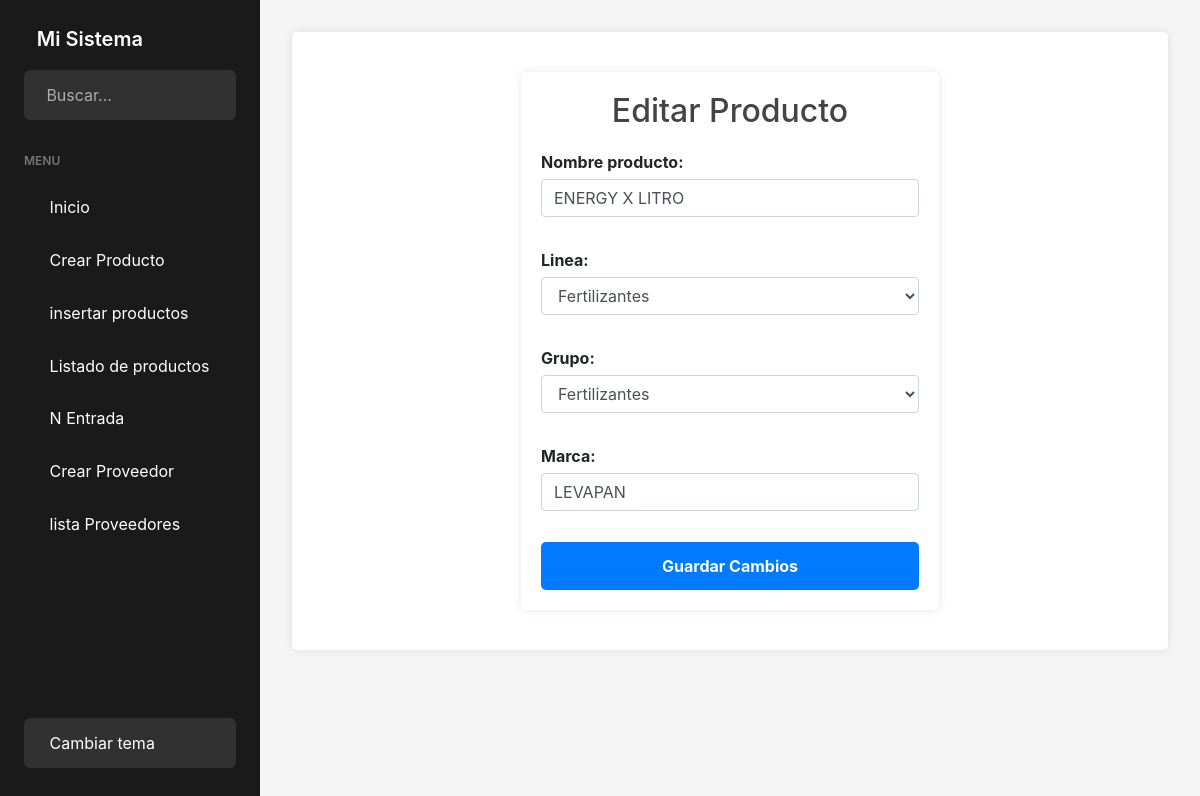
The page /editar-producto/8131830456/ on the database its author committed.
### APP_PM/models.py (models this page shows, shortened)
class Crear_producto(models.Model):
    LINEA_OPCIONES = [
        ('001', 'Fertilizantes'),
        ('002', 'Bioinsumos'),
        ('003', 'Materia Prima'),
        ('004', 'Coayudantes'),
        ('005', 'Comercializacion de productos'),
        ('006', 'Equipos de pulverizador'),
        ('007', 'Fungicidas'),
        ('008', 'Herbicidas'),
        ('009', 'Insecticidas'),
        ('010', 'Insumos'),
        ('011', 'Mercancia en Consignacion'),
        ('012', 'Productos fabricados - No Propios'),
    ]
    GRUPO_OPCIONES = [
        ('001', 'Biofungicidas'),
        ('002', 'Comercializacion de productos'),
        ('003', 'Materia Prima'),
        ('004', 'Fertilizantes'),
        ('005', 'Foliares'),
        ('006', 'Granulados'),
        ('007', 'Insumos'),
        ('008', 'Liquido'),
        ('009', 'Organicos'),
        ('010', 'Polvo'),
        ('011', 'Productos fabricados - No Propios'),
        ('012', 'Pulverizador Liquido'),
    ]
    id_producto = models.CharField(max_length=10, unique=True, editable=False, blank=True)
    nombre_producto = models.CharField(max_length=100)
    linea = models.CharField(max_length=100, choices=LINEA_OPCIONES)
    grupo = models.CharField(max_length=100, choices=GRUPO_OPCIONES)
    marca = models.CharField(max_length=100)

### APP_PM/views.py (the view)
# urls.py: path('editar-producto/<str:producto_id>/', views.editar_producto, name='editar_producto'),
def editar_producto(request, producto_id):
    producto = get_object_or_404(Crear_producto, id_producto=producto_id)
    if request.method == 'POST':
        form = CrearProductoForm(request.POST, instance=producto)
        if form.is_valid():
            form.save()
            return redirect('productos_creados', producto_id=producto.id_producto)
    else:
        form = CrearProductoForm(instance=producto)
    return render(request, 'Productos/Edita_producto.html', {'form': form})

### APP_PM/forms.py
class CrearProductoForm(forms.ModelForm):
    class Meta:
        model = Crear_producto
        fields = [ 'nombre_producto', 'linea', 'grupo',  'marca']
        widgets = {
            'linea': forms.Select(attrs={'class': 'form-control'}),
            'grupo': forms.Select(attrs={'class': 'form-control'}),
            'nombre_producto': forms.TextInput(attrs={'class': 'form-control'}),
            'marca': forms.TextInput(attrs={'class': 'form-control'}),
        }

### APP_PM/templates/Productos/Edita_producto.html (shortened to what this page needs)
{% extends 'Home/home.html' %}
{% load static %}
{% block content %}
<!DOCTYPE html>
<html lang="es">
<head>
    <link rel="stylesheet" href="{% static 'css/Crear_producto.css' %}">
</head>
<body>
    <div class="container">
        <div class="container_Form">
            <h2>Editar Producto</h2>
            <form method="post">
                {{ form.as_p }}
                <button type="submit">Guardar Cambios</button>
            </form>
        </div>
    </div>
</body>
</html>
{% endblock %}

### APP_PM/static/css/home.css (style rules this page uses)
:root { --primary-color: #5dec6b; --sidebar-width: 260px; --sidebar-collapsed-width: 80px; --header-height: 60px; --sidebar-bg: #1a1a1a; --sidebar-color: #fff; --hover-bg: rgba(93, 236, 107, 0.1); }
.container { max-width: 100%; padding: 20px; background-color: #fff; border-radius: 5px; box-shadow: 0 0 10px rgba(0, 0, 0, 0.1); }
* { margin: 0; padding: 0; box-sizing: border-box; font-family: 'Inter', sans-serif; }
body { background-color: #f5f5f5; }

### APP_PM/templates/Productos/Edita_producto.html (style rules this page uses)
.container_Form { max-width: 50%; margin: 20px auto; padding: 20px; background-color: #fff; border-radius: 5px; box-shadow: 0 0 10px rgba(0, 0, 0, 0.1); }
h2 { text-align: center; color: #444; margin-bottom: 20px; }
form { display: flex; flex-direction: column; gap: 15px; }
form label { font-weight: bold; margin-bottom: 5px; }
form input, form select, form textarea, button[type="submit"] { padding: 10px; font-size: 1rem; border: 1px solid #ccc; border-radius: 5px; transition: border-color 0.3s ease, box-shadow 0.3s ease; width: 100%; }
button[type="submit"] { background-color: #007bff; color: #fff; border: none; font-weight: bold; cursor: pointer; padding: 12px; transition: background-color 0.3s ease, transform 0.2s ease; }

### rows shown on the page
Crear_producto: nombre_producto "ENERGY X LITRO", linea "Fertilizantes", grupo "Fertilizantes", marca "LEVAPAN"
